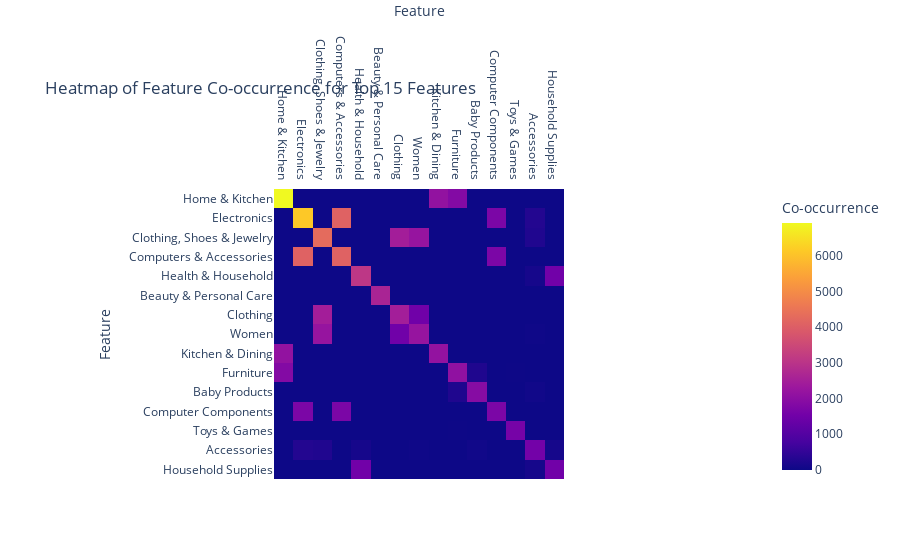

Write notebook code for a chart like this one.
### Code cell
df_cleaned = df_cleaned.apply(lambda x: pd.to_numeric(x, errors='ignore'))

# Check dtypes to confirm conversion
df_cleaned.dtypes
# Check dtypes to confirm conversion
print(df_cleaned.dtypes)

# Analyze feature frequency (summing each one-hot encoded column to get the frequency)
feature_frequencies = df_cleaned.drop(columns=['ASIN', 'category']).sum().sort_values(ascending=False)

# Identify the top 15 most common features
top_15_features = feature_frequencies.head(15).index

# Create a co-occurrence matrix for the top 15 features
df_top_15_features = df_cleaned[top_15_features]

# Calculate the co-occurrence matrix for these top features
co_occurrence_matrix_top_15 = np.dot(df_top_15_features.T, df_top_15_features)

# Convert to a DataFrame for easier handling
co_occurrence_df_top_15 = pd.DataFrame(co_occurrence_matrix_top_15, 
                                       index=top_15_features, 
                                       columns=top_15_features)

# Visualize the co-occurrence matrix as a heatmap using Plotly
fig = px.imshow(co_occurrence_df_top_15,
                labels=dict(x="Feature", y="Feature", color="Co-occurrence"),
                x=top_15_features,
                y=top_15_features,
                title="Heatmap of Feature Co-occurrence for Top 15 Features")
fig.update_xaxes(side="top")
fig.show()

### Figure 1 — Plotly figure (JSON) as saved in the notebook; plotly's stock layout.template omitted (floating-point values rounded to 4 significant figures; data arrays with more than 128 entries replaced by an {"elided": "..."} marker saying what was removed)
{"data": [{"coloraxis": "coloraxis", "hovertemplate": "Feature: %{x}<br>Feature: %{y}<br>Co-occurrence: %{z}<extra></extra>", "name": "0", "type": "heatmap", "x": ["Home & Kitchen", "Electronics", "Clothing, Shoes & Jewelry", "Computers & Accessories", "Health & Household", "Beauty & Personal Care", "Clothing", "Women", "Kitchen & Dining", "Furniture", "Baby Products", "Computer Components", "Toys & Games", "Accessories", "Household Supplies"], "xaxis": "x", "y": ["Home & Kitchen", "Electronics", "Clothing, Shoes & Jewelry", "Computers & Accessories", "Health & Household", "Beauty & Personal Care", "Clothing", "Women", "Kitchen & Dining", "Furniture", "Baby Products", "Computer Components", "Toys & Games", "Accessories", "Household Supplies"], "yaxis": "y", "z": {"elided": "15x15 int values"}}], "layout": {"coloraxis": {"colorbar": {"title": {"text": "Co-occurrence"}}, "colorscale": [[0, "#0d0887"], [0.1111, "#46039f"], [0.2222, "#7201a8"], [0.3333, "#9c179e"], [0.4444, "#bd3786"], [0.5556, "#d8576b"], [0.6667, "#ed7953"], [0.7778, "#fb9f3a"], [0.8889, "#fdca26"], [1, "#f0f921"]]}, "title": {"text": "Heatmap of Feature Co-occurrence for Top 15 Features"}, "xaxis": {"anchor": "y", "constrain": "domain", "domain": [0, 1], "scaleanchor": "y", "side": "top", "title": {"text": "Feature"}}, "yaxis": {"anchor": "x", "autorange": "reversed", "constrain": "domain", "domain": [0, 1], "title": {"text": "Feature"}}}}
